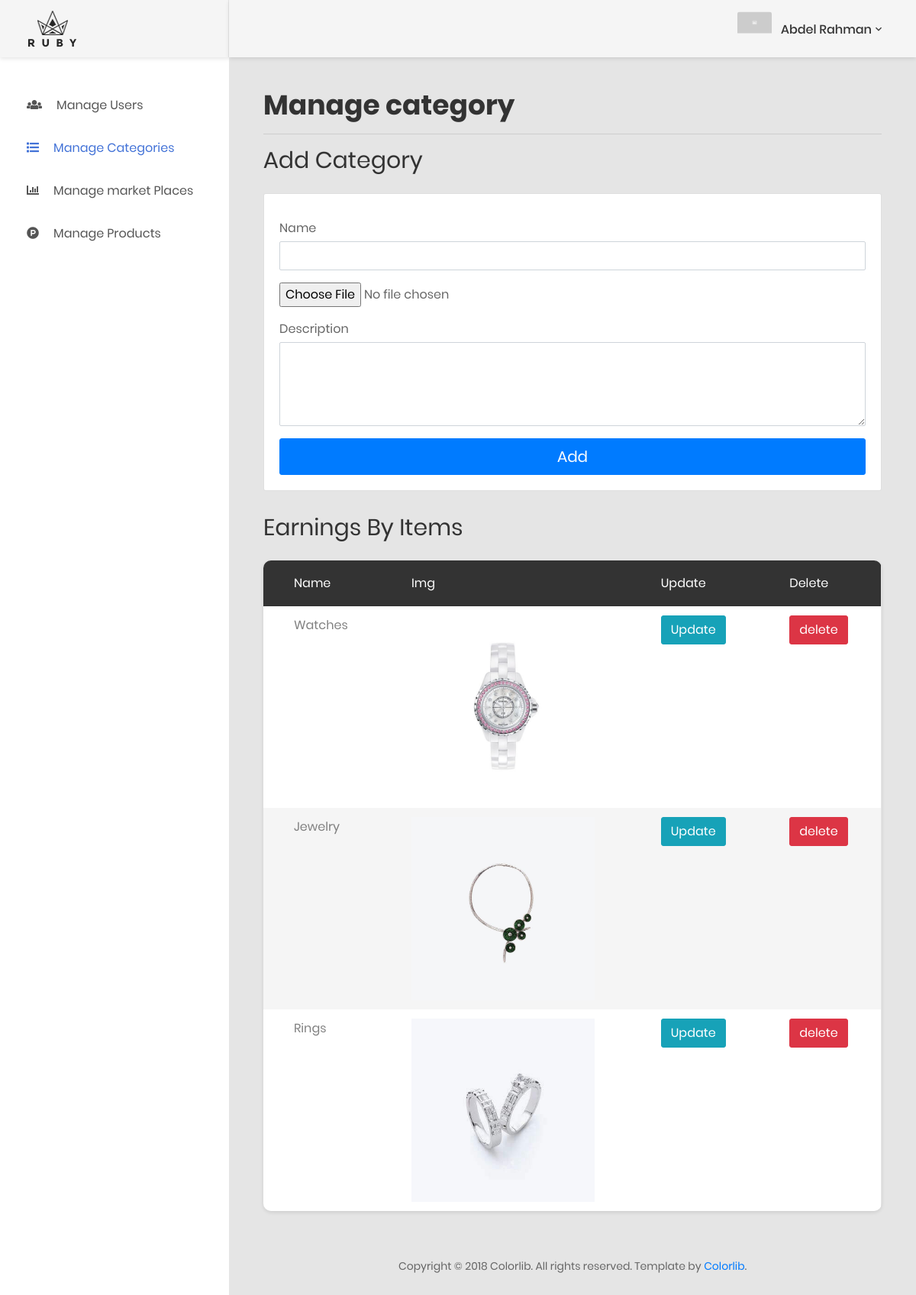
Screenshot of /admin/category.php (signed in) with the database file from the repository.
### tables this page shows
CREATE TABLE `users` (
  `user_id` int(11) NOT NULL,
  `user_role` varchar(45) NOT NULL,
  `email` varchar(255) NOT NULL,
  `password` varchar(255) NOT NULL,
  `name` varchar(50) NOT NULL,
  `img_name` varchar(255) NOT NULL
);

CREATE TABLE `categories` (
  `categorie_id` int(11) NOT NULL,
  `name` varchar(45) NOT NULL,
  `img_name` varchar(255) NOT NULL,
  `description` longtext NOT NULL
);

### admin/category.php (the view, shortened to what this page needs)
<?php
$page='Manage Category';
?>
<!DOCTYPE html>
<html lang="en">
<head>
  <link href="css/font-face.css" rel="stylesheet" media="all">
  <link href="vendor/font-awesome-4.7/css/font-awesome.min.css" rel="stylesheet" media="all">
  <link href="vendor/font-awesome-5/css/fontawesome-all.min.css" rel="stylesheet" media="all">
  <link href="vendor/mdi-font/css/material-design-iconic-font.min.css" rel="stylesheet" media="all">
  <link href="vendor/bootstrap-4.1/bootstrap.min.css" rel="stylesheet" media="all">
  <link href="vendor/animsition/animsition.min.css" rel="stylesheet" media="all">
  <link href="vendor/bootstrap-progressbar/bootstrap-progressbar-3.3.4.min.css" rel="stylesheet" media="all">
  <link href="vendor/wow/animate.css" rel="stylesheet" media="all">
  <link href="vendor/css-hamburgers/hamburgers.min.css" rel="stylesheet" media="all">
  <link href="vendor/slick/slick.css" rel="stylesheet" media="all">
  <link href="vendor/select2/select2.min.css" rel="stylesheet" media="all">
  <link href="vendor/perfect-scrollbar/perfect-scrollbar.css" rel="stylesheet" media="all">
  <link href="css/theme.css" rel="stylesheet" media="all">
  <link rel="stylesheet" href="css/style.css">
</head>
<body class="animsition">
  <div class="page-wrapper">
    <?php
            include 'includes/MENU_SIDEBAR.php'
            ?>
    <div class="page-container">
      <?php
            include 'includes/HEADER_DESKTOP.php'
            ?>
      <div class="main-content">
        <div class="section__content section__content--p30">
          <div class="container-fluid">
            <h1>Manage category</h1>
            <hr>
            <div class="row">
              <div class="col-lg">
                <h2 class="title-1 m-b-25">Add Category</h2>
                <div class="card">
                  <div class="card-body">
                    <form action="actions/category/insert.php" method="post" enctype="multipart/form-data">
                      <div class="form-group">
                        <label for="name" class="control-label mb-1">Name</label>
                        <input value="<?php echo(isset($_SESSION["cat_name"])?  $_SESSION["cat_name"] : "") ?>"
                          id="name" name="name" type="text" class="form-control">
                      </div>
                      <div class="form-group has-success">
                        <input type="file" name="uploadfile" value="" />
                      </div>
                      <div class="form-group has-success">
                        <label for="description" class="control-label mb-1">Description</label>
                        <textarea class="form-control" id="description" name="description"
                          rows="4"><?php echo(isset($_SESSION["cat_desc"])?  $_SESSION["cat_desc"] : "") ?></textarea>
                      </div>
                      <div>
                        <button name="submit" type="submit" class="btn btn-lg btn-primary btn-block">
                          Add
                        </button>
                      </div>
                    </form>
                  </div>
                </div>
              </div>
            </div>
            <div class="row">
              <div class="col-lg">
                <h2 class="title-1 m-b-25">Earnings By Items</h2>
                <div class="table-responsive table--no-card m-b-40">
                  <table class="table table-borderless table-striped table-earning">
                    <thead>
                      <tr>
                        <th>name</th>
                        <th>Img</th>
                        <th>Update</th>
                        <th>Delete</th>
                      </tr>
                    </thead>
                    <tbody>
                      <?php
                      $sql = "SELECT * FROM categories";
                      $result = mysqli_query($conn, $sql);
                      while($row = mysqli_fetch_assoc($result)) {
                      echo "<tr><td>".$row["name"]."</td><td><img src='../images/".$row["img_name"]."'></td><td><a class='btn btn-info' href='actions/category/update.php?id={$row['categorie_id']}'>Update</a></td><td><a class='btn btn-danger' href='actions/category/delete.php?id={$row['categorie_id']}'>delete</a></td></tr>";
                      }
                      ?>
                    </tbody>
                  </table>
                </div>
              </div>
            </div>
            <div class="row">
              <div class="col-md-12">
                <div class="copyright">
                  <p>Copyright © 2018 Colorlib. All rights reserved. Template by <a
                      href="https://colorlib.com">Colorlib</a>.</p>
                </div>
              </div>
            </div>
          </div>
        </div>
      </div>
    </div>
  </div>
</body>
</html>

### admin/includes/MENU_SIDEBAR.php
<aside class="menu-sidebar d-none d-lg-block">
  <div class="logo">
    <a href="../">
      <img src="images/icon/logo-black.png" alt="Cool Admin" />
    </a>
  </div>
  <div class="menu-sidebar__content js-scrollbar1">
    <nav class="navbar-sidebar">
      <ul class="list-unstyled navbar__list">
        <li class="<?php if($page=='Manage Admin'){echo 'active';}else{echo'noactive';}?>"><a href="index.php"> <i
              class="fas fa-users"></i>Manage Users</a></li>
        <li class="<?php if($page=='Manage Category'){echo 'active';}else{echo'noactive';}?>"><a href="category.php"><i
              class="fas fa-list"></i>Manage Categories</a></li>
        <li class="<?php if($page=='Manage marketplacess'){echo 'active';}else{echo'noactive';}?>"><a
            href="marketplaces.php"> <i class="fas fa-chart-bar active"></i>Manage market Places</a></li>
        <li class="<?php if($page=='Manage products'){echo 'active';}else{echo'noactive';}?>"><a href="product.php"><i
              class="fab fa-product-hunt"></i>Manage Products</a></li>
      </ul>
    </nav>
  </div>
</aside>

### admin/includes/HEADER_DESKTOP.php (shortened to what this page needs)
<?php
$id=$_SESSION["loginUser"]["id"];
$conn = OpenCon();
$sql = "SELECT name, email, img_name FROM users WHERE user_id=$id";
$result = mysqli_query($conn, $sql);
$row = mysqli_fetch_assoc($result);
$name=$row["name"];
$img_name=$row["img_name"];
?>
<header class="header-desktop desktopHeader">
  <div class="section__content section__content--p30">
    <div class="container-fluid">
      <div class="header-wrap">
        <div class="header-button">
          <div class="account-wrap">
            <div class="account-item clearfix js-item-menu">
              <div class="image">
                <img src="../images/<?php echo $img_name?>" alt="John Doe" />
              </div>
              <div class="content">
                <a class="js-acc-btn" href="#"><?php echo $name?></a>
              </div>
            </div>
          </div>
        </div>
      </div>
    </div>
  </div>
</header>

### admin/css/style.css (style rules this page uses)
.table td { white-space: pre-wrap !important; word-wrap: break-word !important; }
.table td img { max-width: 15rem; }

### rows the page displays
users: img_name (placeholder picture), name "Abdel Rahman"
categories: name "Watches", img_name (picture)
categories: name "Jewelry", img_name (picture)
categories: name "Rings", img_name (picture)
